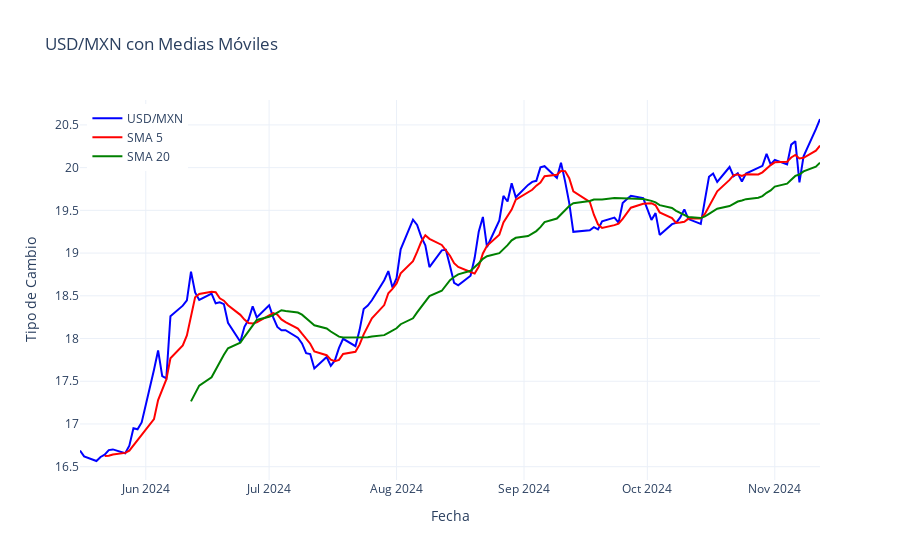

This figure's notebook cell:
### Code cell
# 1. Características Técnicas
try:
    print("\nCalculando indicadores técnicos...")
    
    # Verificar si tenemos datos de tipo de cambio
    if 'fx_rates' not in data:
        raise KeyError("No se encontraron datos de tipo de cambio (fx_rates)")
    
    # Verificar las columnas disponibles
    print("\nColumnas disponibles en los datos de tipo de cambio:")
    print(data['fx_rates'].columns.tolist())
    
    # Calcular indicadores técnicos
    df_technical = fe.calculate_technical_indicators(data['fx_rates'])
    
    print("\nIndicadores técnicos calculados. Columnas generadas:")
    print(df_technical.columns.tolist())
    
    # Visualizar medias móviles
    fig = go.Figure()
    
    # Añadir línea de precio original
    fig.add_trace(go.Scatter(
        x=df_technical.index, 
        y=df_technical['usdmxn_fix'],
        mode='lines',
        name='USD/MXN',
        line=dict(color='blue')
    ))
    
    # Añadir SMAs
    fig.add_trace(go.Scatter(
        x=df_technical.index,
        y=df_technical['sma_5'],
        mode='lines',
        name='SMA 5',
        line=dict(color='red')
    ))
    
    fig.add_trace(go.Scatter(
        x=df_technical.index,
        y=df_technical['sma_20'],
        mode='lines',
        name='SMA 20',
        line=dict(color='green')
    ))
    
    # Configurar el layout
    fig.update_layout(
        title='USD/MXN con Medias Móviles',
        xaxis_title='Fecha',
        yaxis_title='Tipo de Cambio',
        template='plotly_white',
        showlegend=True,
        legend=dict(
            yanchor="top",
            y=0.99,
            xanchor="left",
            x=0.01
        )
    )
    
    fig.show()
    
    # Mostrar algunas estadísticas básicas
    print("\nEstadísticas básicas de los indicadores técnicos:")
    print(df_technical.describe())
    
except Exception as e:
    print(f"\nError en el cálculo de indicadores técnicos: {str(e)}")
    print("\nDetalles del error:")
    import traceback
    traceback.print_exc()
